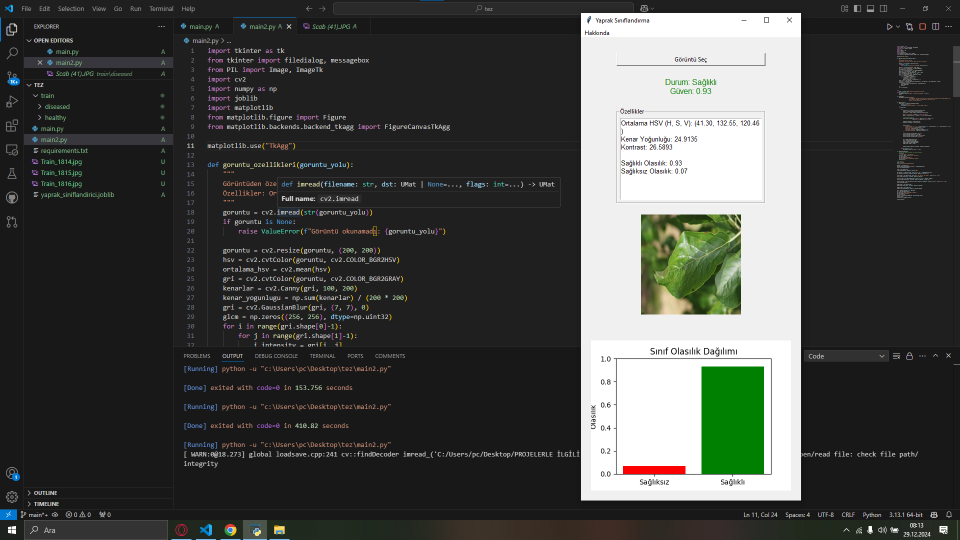
#> input picture LİSANS TEZİ UYGULAMA GÖRÜNTÜSÜ.png, 1920 x 1080 px (shown at 1/2 size)
$ python -i main2.py   (imports and definitions only)
#> lines starting #> are read from the running program, lines starting #| are printed output that depends on the picture
#> the answer given: LİSANS TEZİ UYGULAMA GÖRÜNTÜSÜ.png
import tkinter as tk
from tkinter import filedialog, messagebox
from PIL import Image, ImageTk
import cv2
import numpy as np
import joblib
import matplotlib
from matplotlib.figure import Figure
from matplotlib.backends.backend_tkagg import FigureCanvasTkAgg

# [1 line not run here, left out]

def goruntu_ozellikleri(goruntu_yolu):
    """
    Görüntüden özellik çıkarır.
    Özellikler: Ort. HSV (H,S,V), Kenar Yoğunluğu, Kontrast
    """
#> called with goruntu_yolu = 'LİSANS TEZİ UYGULAMA GÖRÜNTÜSÜ.png'
    goruntu = cv2.imread(str(goruntu_yolu))
#> goruntu is the input picture: shape (1080, 1920, 3); mean B, G, R 69.3, 72.3, 70.4
    if goruntu is None:
        raise ValueError(f"Görüntü okunamadı: {goruntu_yolu}")

    goruntu = cv2.resize(goruntu, (200, 200))
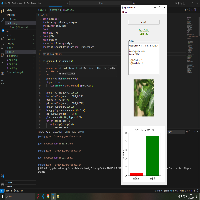
#> goruntu: shape (200, 200, 3); mean B, G, R 69.6, 72.6, 70.8
    hsv = cv2.cvtColor(goruntu, cv2.COLOR_BGR2HSV)
#> hsv: shape (200, 200, 3); mean H, S, V 6.8, 12.7, 74.2
    ortalama_hsv = cv2.mean(hsv)
#> ortalama_hsv = (6.76, 12.72, 74.15, 0)
    gri = cv2.cvtColor(goruntu, cv2.COLOR_BGR2GRAY)
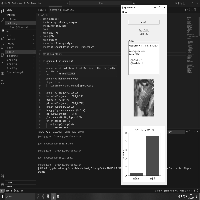
#> gri: shape (200, 200); min 7, max 255, mean 71.7
    kenarlar = cv2.Canny(gri, 100, 200)
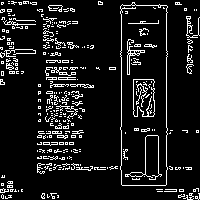
#> kenarlar: shape (200, 200); 10.2% white in thin lines or dots
    kenar_yogunlugu = np.sum(kenarlar) / (200 * 200)
#> kenar_yogunlugu = 25.95
    gri = cv2.GaussianBlur(gri, (7, 7), 0)
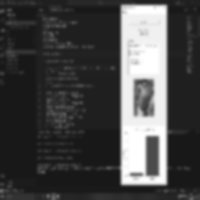
#> gri: shape (200, 200); min 24, max 255, mean 71.8
    glcm = np.zeros((256, 256), dtype=np.uint32)
    for i in range(gri.shape[0]-1):
        for j in range(gri.shape[1]-1):
            i_intensity = gri[i, j]
            j_intensity = gri[i, j+1]
            glcm[i_intensity, j_intensity] += 1
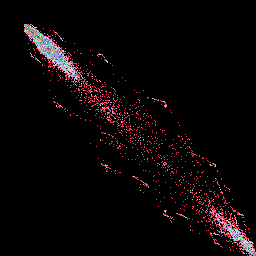
#> glcm: shape (256, 256) uint32; 115 distinct labels, from 0 to 7571; one colour per label, 0 black
    glcm = glcm / np.sum(glcm)
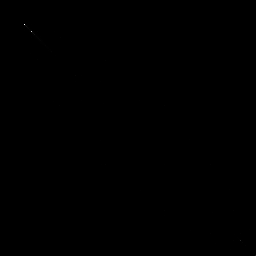
#> glcm: shape (256, 256) float64; min 0, max 0.191, mean 1.53e-05; drawn with min black and max white
    contrast = np.sum(np.square(np.arange(256)[:, np.newaxis] - np.arange(256)) * glcm)
#> contrast = 107.9
    ozellikler = np.array([
        ortalama_hsv[0], ortalama_hsv[1], ortalama_hsv[2],
        kenar_yogunlugu,
        contrast
    ])
#> ozellikler = [6.76, 12.72, 74.15, 25.95, 107.9]
    return ozellikler


# [5 lines not run here, left out]

def hakkinda():
    messagebox.showinfo("Hakkında",
                        "Bu uygulama, yaprak görüntülerini sağlıklı veya sağlıksız olarak sınıflandırır.\n"
                        "Daha önce eğitilmiş bir SVM modelini kullanır.\n\n"
                        "Yazar: [Sizin İsminiz]")

def goruntu_sec():
    dosya_yolu = filedialog.askopenfilename(
        title="Görüntü Seç",
        filetypes=[("Resim Dosyaları", "*.jpg *.jpeg *.png")]
    )
    if dosya_yolu:

        try:
            ozellikler = goruntu_ozellikleri(dosya_yolu)
#> ozellikler = [6.76, 12.72, 74.15, 25.95, 107.9]
            tahmin = model.predict([ozellikler])[0]
            olasiliklar = model.predict_proba([ozellikler])[0]

            durum = "Sağlıklı" if tahmin == 1 else "Sağlıksız"
            guven = olasiliklar[1] if tahmin == 1 else olasiliklar[0]

            # Label'ları güncelle
            sonuc_label.config(text=f"Durum: {durum}\nGüven: {guven:.2f}",
                               fg="green" if tahmin == 1 else "red")

            saglikli_olasılık = olasiliklar[1]
            sagliksiz_olasılık = olasiliklar[0]


            ozellik_text = (
                f"Ortalama HSV (H, S, V): ({ozellikler[0]:.2f}, {ozellikler[1]:.2f}, {ozellikler[2]:.2f})\n"
                f"Kenar Yoğunluğu: {ozellikler[3]:.4f}\n"
                f"Kontrast: {ozellikler[4]:.4f}\n\n"
                f"Sağlıklı Olasılık: {saglikli_olasılık:.2f}\n"
                f"Sağlıksız Olasılık: {sagliksiz_olasılık:.2f}"
            )

            ozellik_textbox.config(state='normal')
            ozellik_textbox.delete(1.0, tk.END)
            ozellik_textbox.insert(tk.END, ozellik_text)
            ozellik_textbox.config(state='disabled')


            img = Image.open(dosya_yolu)
            img = img.resize((200, 200))
            imgtk = ImageTk.PhotoImage(img)
            image_label.config(image=imgtk)
            image_label.image = imgtk


            update_graph([sagliksiz_olasılık, saglikli_olasılık])

        except Exception as e:
            messagebox.showerror("Hata", str(e))

def update_graph(data):
    # data [Sağlıksız_olasılık, Sağlıklı_olasılık]
    ax.clear()
    x = ["Sağlıksız", "Sağlıklı"]
    ax.bar(x, data, color=["red", "green"])
    ax.set_ylim(0,1)
    ax.set_ylabel("Olasılık")
    ax.set_title("Sınıf Olasılık Dağılımı")
    canvas.draw()

# Ana pencere
# [2 lines not run here, left out]

# [1 line that did not run here, left out]
# [2 lines not run here, left out]

# [1 line that did not run here, left out]
# [1 line not run here, left out]

# [1 line that did not run here, left out]
# [1 line not run here, left out]

# [1 line that did not run here, left out]
# [1 line not run here, left out]

# [1 line that did not run here, left out]
# [1 line not run here, left out]

# [1 line that did not run here, left out]
# [1 line not run here, left out]

# [1 line that did not run here, left out]
# [1 line not run here, left out]

# [1 line that did not run here, left out]
# [1 line not run here, left out]

fig = Figure(figsize=(4,3), dpi=100)
ax = fig.add_subplot(111)
# [3 lines not run here, left out]
# [1 line that did not run here, left out]
# [4 lines not run here, left out]

>>> result = goruntu_sec()
